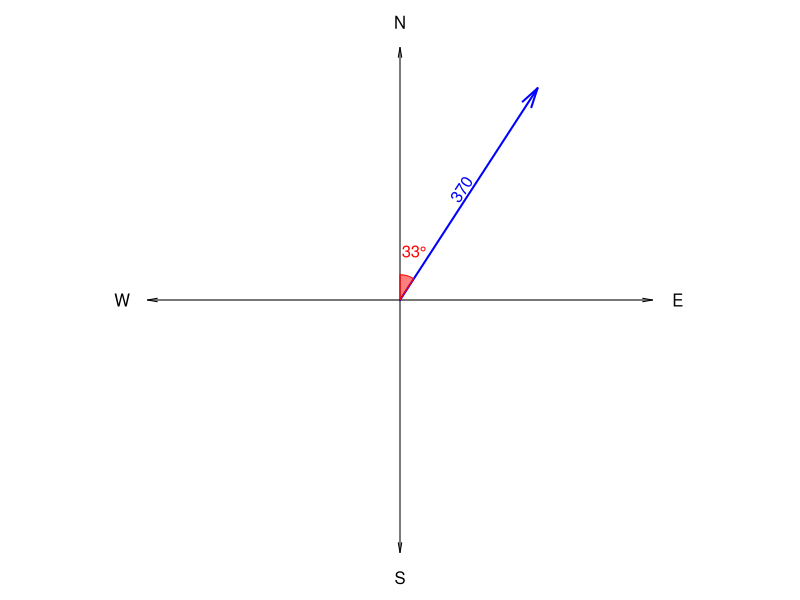

The R script that drew this image:
## ---- chunk 1
options(scipen=99)

while(T){
    bearing = round(runif(1,10,35)+sample(0:7,1)*45)
    distance = round(runif(1,100,500))
    th = bearing/180*pi
    dy = distance*cos(bearing/180*pi)
    dx = distance*sin(bearing/180*pi)
    dy2 = distance*cos(bearing)
    dx2 = distance*sin(bearing)
    ardy = abs(round(dy))
    ardx = abs(round(dx))
    ardy2 = abs(round(dy2))
    ardx2 = abs(round(dx2))
    ns = c("South","North")[round(sign(dy)/2+1.5)]
    ew = c("West","East")[round(sign(dx)/2+1.5)]
    if(min(diff(sort(c(ardx,ardy,ardy2,ardx2))))>3){break}
}

ach = sort(c(ardx,ardy,ardy2,ardx2))
al = paste0("* ",ach," km",collapse="\n")

sol1 = paste0(1*(ach==ardy),collapse="")
sol2 = paste0(1*(c("South","North")==ns),collapse="")
sol3 = paste0(1*(ach==ardx),collapse="")
sol4 = paste0(1*(c("West","East")==ew),collapse="")

## ---- chunk 2
par(mar=c(0,0,0,0),pty="s")
plot(0,0,"n",xlim=c(-1.1,1.1),ylim=c(-1.1,1.1),axes=F,ann=F)
arrows(-1,0,1,0,0.1,10,3)
arrows(0,-1,0,1,0.1,10,3)
text(0,1.1,"N")
text(1.1,0,"E")
text(0,-1.1,"S")
text(-1.1,0,"W")
x = sin(th)
y = cos(th)

arrows(0,0,x,y,0.2,15,2,lwd=2,col="blue")
text(x/2,y/2,distance,srt=(90-bearing+90)%%180-90,adj=c(0.5,-0.2),col="blue")

ths = seq(0,th,pi/360)
polygon(c(0,0.1*sin(ths)),c(0,0.1*cos(ths)),col=rgb(1,0,0,0.5),border="red")
text(0.2*sin(th/2),0.2*cos(th/2),paste0(bearing,"°",collapse=""),col="red")
